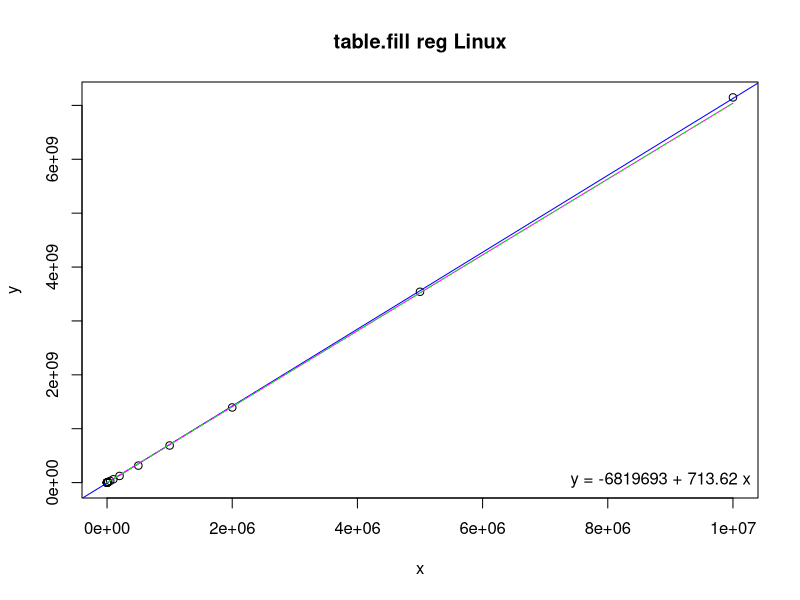
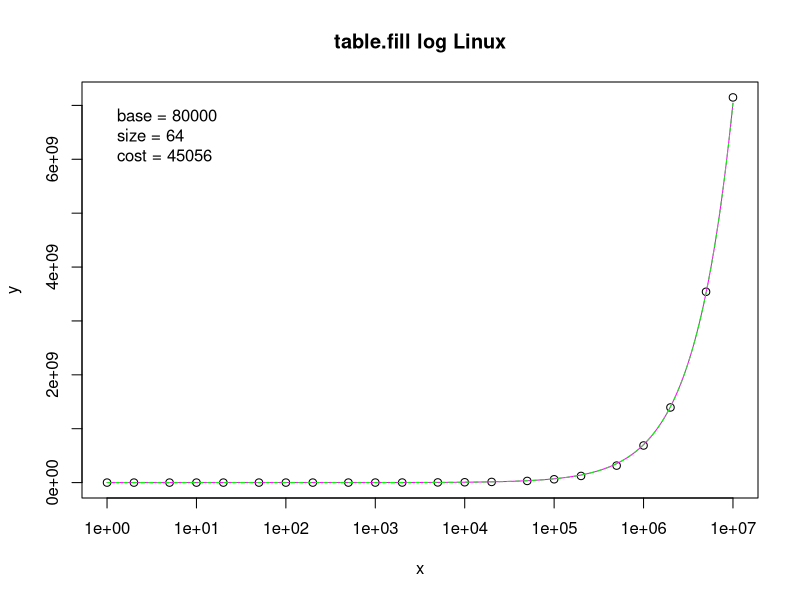

Generate these figures, in order, with R:
# Input data
x <- c(1,2,5,10,20,50,100,200,500,1000,2000,5000,10000,20000,50000,100000,200000,500000,1000000,2000000,5000000,9999999)
y <- c(100330,101660,104070,108470,115510,133870,170110,224540,380670,664690,1288100,3198300,6231800,12398000,30921000,61726000,123530000,315340000,688420000,1394600000,3541400000,7148300000)

# Linear regression
model <- lm(y ~ x)
coefs <- coef(model)

# Print regression coefficients
print(coefs)

# Estimating linear function
a <- 704.141
b <- 80000.0
fl <- function(x) {
  a*x + b
}

# Estimated linear values
xl <- seq(1, 10000000, by = 1000)
yl <- fl(xl)

# Estimating staircase function
base <- 80000
size <- 64
cost <- 45056
fs <- function(x) {
  base + (((x + size - 1) / size) * cost)
}

# Estimated staircase values
xs <- seq(1, 10000000, by = 1000)
ys <- fs(xs)

png("table-fill-reg.png")
plot(x, y, main = "table.fill reg Linux")
abline(model, col = "blue")
lines(xl, yl, col = "magenta")
lines(xs, ys, col = "green", lty = 2)
legend("bottomright", legend = sprintf("y = %.0f + %.2f x", coefs[1], coefs[2]), bty = "n")

png("table-fill-log.png")
plot(x, y, log = "x", main = "table.fill log Linux")
lines(xl, yl, col = "magenta")
lines(xs, ys, col = "green", lty = 2)
legend("topleft", legend = sprintf(" base = %i\n size = %i\n cost = %i", base, size, cost), bty = "n")
